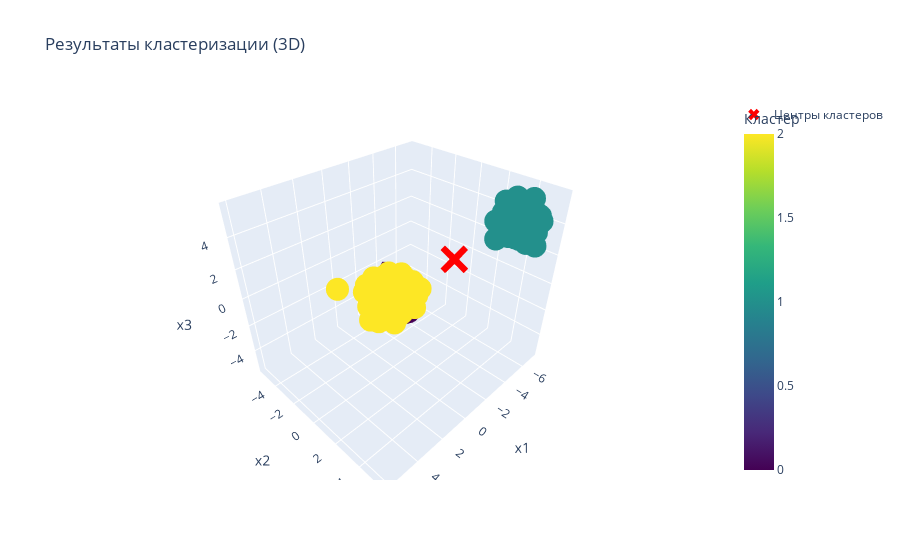

Source (notebook cell):
### Code cell
fig = px.scatter_3d(
    df2, 
    x='x1', 
    y='x2', 
    z='x3',
    color=labels2,
    title='Результаты кластеризации (3D)',
    labels={'color': 'Кластер'},
    color_continuous_scale='viridis'
)

# Добавляем центры кластеров
fig.add_scatter3d(
    x=centers2['x1'],
    y=centers2['x2'],
    z=centers2['x3'],
    mode='markers',
    marker=dict(size=10, color='red', symbol='x'),
    name='Центры кластеров'
)

fig.show()

### Figure 1 — Plotly figure (JSON) as saved in the notebook; plotly's stock layout.template omitted (floating-point values rounded to 4 significant figures; data arrays with more than 128 entries replaced by an {"elided": "..."} marker saying what was removed)
{"data": [{"hovertemplate": "x1=%{x}<br>x2=%{y}<br>x3=%{z}<br>Кластер=%{marker.color}<extra></extra>", "legendgroup": "", "marker": {"color": {"elided": "450 int values"}, "coloraxis": "coloraxis", "symbol": "circle"}, "mode": "markers", "name": "", "scene": "scene", "showlegend": false, "type": "scatter3d", "x": {"elided": "450 float values"}, "y": {"elided": "450 float values"}, "z": {"elided": "450 float values"}}, {"marker": {"color": "red", "size": 10, "symbol": "x"}, "mode": "markers", "name": "Центры кластеров", "type": "scatter3d", "x": [-1.969, -2.936, 2.036], "y": [-2.012, 2.01, 1.939], "z": [-1.985, 2.033, 2.047]}], "layout": {"coloraxis": {"colorbar": {"title": {"text": "Кластер"}}, "colorscale": [[0, "#440154"], [0.1111, "#482878"], [0.2222, "#3e4989"], [0.3333, "#31688e"], [0.4444, "#26828e"], [0.5556, "#1f9e89"], [0.6667, "#35b779"], [0.7778, "#6ece58"], [0.8889, "#b5de2b"], [1, "#fde725"]]}, "legend": {"tracegroupgap": 0}, "scene": {"domain": {"x": [0, 1], "y": [0, 1]}, "xaxis": {"title": {"text": "x1"}}, "yaxis": {"title": {"text": "x2"}}, "zaxis": {"title": {"text": "x3"}}}, "title": {"text": "Результаты кластеризации (3D)"}}}
